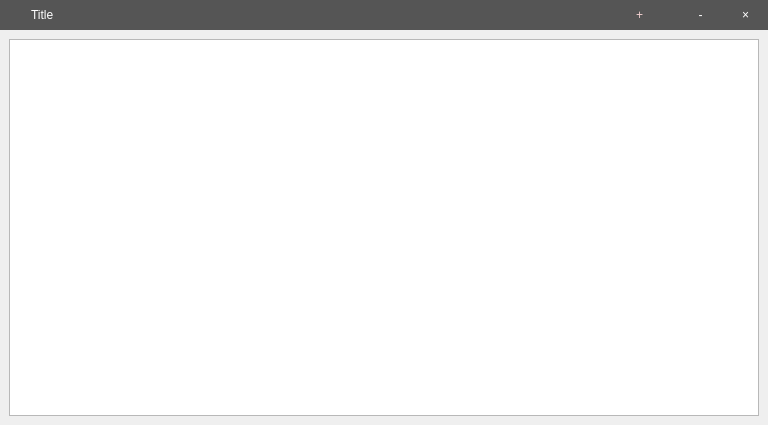
<?xml version="1.0" encoding="UTF-8"?>
<ui version="4.0">
 <class>Widget</class>
 <widget class="QWidget" name="Widget">
  <property name="geometry">
   <rect>
    <x>0</x>
    <y>0</y>
    <width>768</width>
    <height>425</height>
   </rect>
  </property>
  <property name="windowTitle">
   <string>Widget</string>
  </property>
  <property name="styleSheet">
   <string notr="true">QPushButton {
    color:white;
	border: 0px solid  transparent;
    background-color: transparent;
    margin: 1px;
}
QPushButton:hover{
	background-color: rgba(137, 144, 143,100);
}

QPushButton:pressed{
	background-color: rgba(99, 99, 99,100);
}

QWidget#Widget{
	
}</string>
  </property>
  <layout class="QVBoxLayout" name="verticalLayout">
   <property name="spacing">
    <number>0</number>
   </property>
   <property name="leftMargin">
    <number>0</number>
   </property>
   <property name="topMargin">
    <number>0</number>
   </property>
   <property name="rightMargin">
    <number>0</number>
   </property>
   <property name="bottomMargin">
    <number>0</number>
   </property>
   <item>
    <widget class="QWidget" name="widget_captain" native="true">
     <property name="sizePolicy">
      <sizepolicy hsizetype="Expanding" vsizetype="Fixed">
       <horstretch>0</horstretch>
       <verstretch>0</verstretch>
      </sizepolicy>
     </property>
     <property name="styleSheet">
      <string notr="true">QWidget#widget_captain{background-color: rgba(60, 60, 60,220);}</string>
     </property>
     <layout class="QHBoxLayout" name="horizontalLayout_2">
      <property name="spacing">
       <number>0</number>
      </property>
      <property name="leftMargin">
       <number>3</number>
      </property>
      <property name="topMargin">
       <number>0</number>
      </property>
      <property name="rightMargin">
       <number>0</number>
      </property>
      <property name="bottomMargin">
       <number>0</number>
      </property>
      <item>
       <widget class="QLabel" name="label_icon">
        <property name="sizePolicy">
         <sizepolicy hsizetype="Fixed" vsizetype="Fixed">
          <horstretch>0</horstretch>
          <verstretch>0</verstretch>
         </sizepolicy>
        </property>
        <property name="minimumSize">
         <size>
          <width>20</width>
          <height>20</height>
         </size>
        </property>
        <property name="maximumSize">
         <size>
          <width>20</width>
          <height>20</height>
         </size>
        </property>
        <property name="baseSize">
         <size>
          <width>0</width>
          <height>0</height>
         </size>
        </property>
        <property name="styleSheet">
         <string notr="true"/>
        </property>
        <property name="frameShape">
         <enum>QFrame::NoFrame</enum>
        </property>
        <property name="frameShadow">
         <enum>QFrame::Plain</enum>
        </property>
        <property name="text">
         <string/>
        </property>
        <property name="pixmap">
         <pixmap resource="res.qrc">:/Images/connect_w.png</pixmap>
        </property>
        <property name="scaledContents">
         <bool>true</bool>
        </property>
       </widget>
      </item>
      <item>
       <spacer name="horizontalSpacer">
        <property name="orientation">
         <enum>Qt::Horizontal</enum>
        </property>
        <property name="sizeType">
         <enum>QSizePolicy::Fixed</enum>
        </property>
        <property name="sizeHint" stdset="0">
         <size>
          <width>8</width>
          <height>20</height>
         </size>
        </property>
       </spacer>
      </item>
      <item>
       <widget class="QLabel" name="label_title">
        <property name="styleSheet">
         <string notr="true">font: 13px &quot;Consolas&quot;;
color:white;</string>
        </property>
        <property name="text">
         <string>Title</string>
        </property>
       </widget>
      </item>
      <item>
       <widget class="QPushButton" name="btn_add">
        <property name="sizePolicy">
         <sizepolicy hsizetype="Fixed" vsizetype="Fixed">
          <horstretch>0</horstretch>
          <verstretch>0</verstretch>
         </sizepolicy>
        </property>
        <property name="minimumSize">
         <size>
          <width>45</width>
          <height>30</height>
         </size>
        </property>
        <property name="maximumSize">
         <size>
          <width>45</width>
          <height>30</height>
         </size>
        </property>
        <property name="styleSheet">
         <string notr="true">font: 16pt &quot;Consolas&quot;;
color: rgb(241, 207, 207);</string>
        </property>
        <property name="text">
         <string>+</string>
        </property>
       </widget>
      </item>
      <item>
       <spacer name="horizontalSpacer_2">
        <property name="orientation">
         <enum>Qt::Horizontal</enum>
        </property>
        <property name="sizeType">
         <enum>QSizePolicy::Fixed</enum>
        </property>
        <property name="sizeHint" stdset="0">
         <size>
          <width>16</width>
          <height>20</height>
         </size>
        </property>
       </spacer>
      </item>
      <item>
       <widget class="QPushButton" name="btn_min">
        <property name="sizePolicy">
         <sizepolicy hsizetype="Fixed" vsizetype="Fixed">
          <horstretch>0</horstretch>
          <verstretch>0</verstretch>
         </sizepolicy>
        </property>
        <property name="minimumSize">
         <size>
          <width>45</width>
          <height>30</height>
         </size>
        </property>
        <property name="maximumSize">
         <size>
          <width>45</width>
          <height>30</height>
         </size>
        </property>
        <property name="styleSheet">
         <string notr="true">font: 16pt &quot;Consolas&quot;;</string>
        </property>
        <property name="text">
         <string>-</string>
        </property>
       </widget>
      </item>
      <item>
       <widget class="QPushButton" name="btn_close">
        <property name="sizePolicy">
         <sizepolicy hsizetype="Fixed" vsizetype="Fixed">
          <horstretch>0</horstretch>
          <verstretch>0</verstretch>
         </sizepolicy>
        </property>
        <property name="minimumSize">
         <size>
          <width>45</width>
          <height>30</height>
         </size>
        </property>
        <property name="maximumSize">
         <size>
          <width>45</width>
          <height>30</height>
         </size>
        </property>
        <property name="styleSheet">
         <string notr="true">QPushButton{	font: 16pt &quot;Consolas&quot;;}
QPushButton:hover{
	background-color: rgba(232,17,35,200);
}</string>
        </property>
        <property name="text">
         <string>×</string>
        </property>
       </widget>
      </item>
     </layout>
    </widget>
   </item>
   <item>
    <widget class="QWidget" name="widget" native="true">
     <layout class="QHBoxLayout" name="horizontalLayout">
      <item>
       <widget class="QListWidget" name="listWidget">
        <property name="styleSheet">
         <string notr="true">font: 9pt &quot;微软雅黑&quot;;
/*ScrollBar
QScrollBar:vertical
{
    width:8px;
    background:rgba(0,0,0,0%);
    margin:0px,0px,0px,0px;
    padding-top:0px; 
    padding-bottom:0px;
}
QScrollBar::handle:vertical
{
    width:8px;
    background:rgba(0,0,0,25%);
    border-radius:4px;
    min-height:20;
}
QScrollBar::handle:vertical:hover
{
    width:8px;
    background:rgba(0,0,0,50%);
    border-radius:4px;
    min-height:20;
}

QScrollBar::add-line:vertical
{
    height:0px;width:8px;
    subcontrol-position:bottom;
}
QScrollBar::sub-line:vertical
{
    height:0px;width:8px;
    subcontrol-position:top;
}
QScrollBar::add-line:vertical:hover 
{
    height:9px;width:8px;
    subcontrol-position:bottom;
}
QScrollBar::sub-line:vertical:hover
{
    height:9px;width:8px;
    subcontrol-position:top;
}
QScrollBar::add-page:vertical,QScrollBar::sub-page:vertical
{
    background:rgba(0,0,0,10%);
    border-radius:4px;
}*/</string>
        </property>
       </widget>
      </item>
     </layout>
    </widget>
   </item>
  </layout>
 </widget>
 <resources>
  <include location="res.qrc"/>
 </resources>
 <connections/>
</ui>
